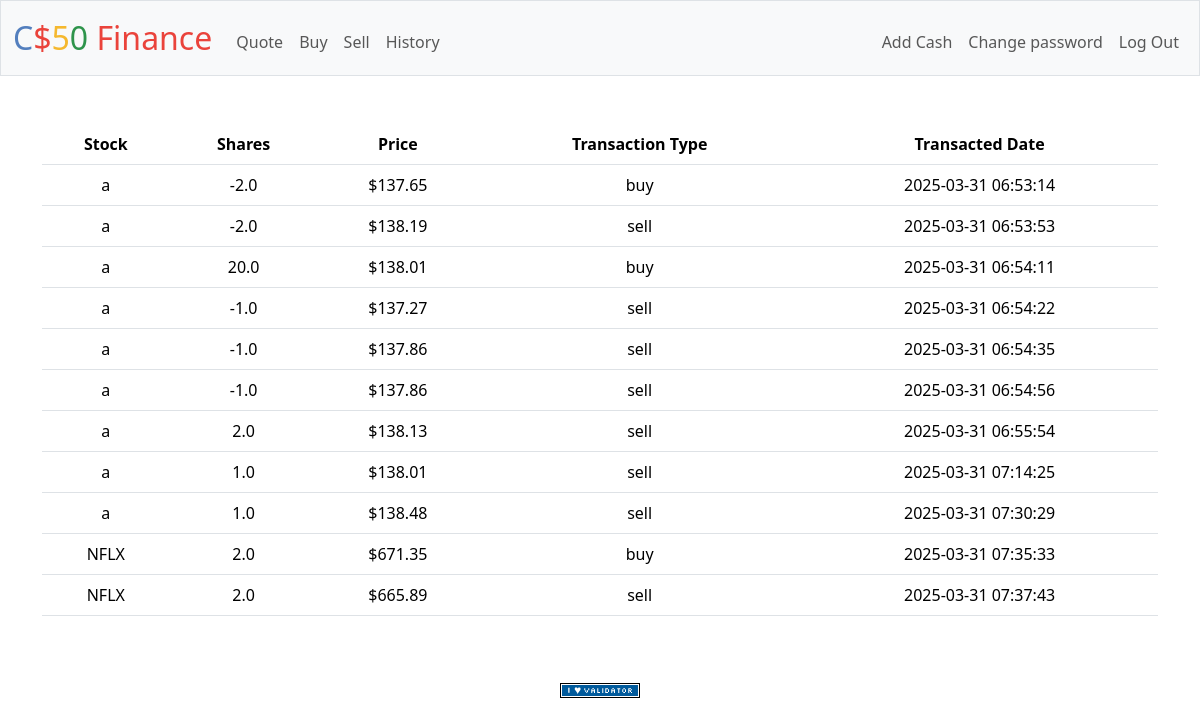
The app's page /history (signed in) with its own data.
### tables this page shows
CREATE TABLE history (
    id INTEGER PRIMARY KEY AUTOINCREMENT,
    user_id INTEGER NOT NULL,
    stock TEXT NOT NULL,
    shares REAL NOT NULL,
    price REAL NOT NULL,
    transaction_type TEXT NOT NULL,
    transaction_time TIMESTAMP DEFAULT CURRENT_TIMESTAMP,
    FOREIGN KEY (user_id) REFERENCES users(id)
);

### app.py (the view)
@app.route("/history")
@login_required
def history():
    user_id = session.get("user_id")
    historys = db.execute(
        "SELECT stock, shares, price, transaction_type, transaction_time FROM history WHERE user_id = ?", user_id)
    for history in historys:
        history["price"] = usd(float(history["price"]))
    return render_template("history.html", historys=historys)

### app.py (called while the page is built)
@app.after_request
def after_request(response):
    response.headers["Cache-Control"] = "no-cache, no-store, must-revalidate"
    response.headers["Expires"] = 0
    response.headers["Pragma"] = "no-cache"
    return response

### helpers.py (called while the page is built)
def login_required(f):
    @wraps(f)
    def decorated_function(*args, **kwargs):
        if session.get("user_id") is None:
            return redirect("/login")
        return f(*args, **kwargs)
    return decorated_function

def usd(value):
    return f"${value:,.2f}"

### templates/history.html (shortened to what this page needs)
{% extends "layout.html" %}
{% block main %}
    <table class="table">
        <tr>
            <th>Stock</th>
            <th>Shares</th>
            <th>Price</th>
            <th>Transaction Type</th>
            <th>Transacted Date</th>
        </tr>
        {% for history in historys %}
            <tr>
                <td>{{ history.stock }}</td>
                <td>{{ history.shares }}</td>
                <td>{{ history.price }}</td>
                <td>{{ history.transaction_type }}</td>
                <td>{{ history.transaction_time }}</td>
            </tr>
        {% endfor %}
    </table>
{% endblock %}

### records on screen
history: stock "a", shares "-2.0", price "$137.65", transaction_type "buy", transaction_time "2025-03-31 06:53:14"
history: stock "a", shares "-2.0", price "$138.19", transaction_type "sell", transaction_time "2025-03-31 06:53:53"
history: stock "a", shares "20.0", price "$138.01", transaction_type "buy", transaction_time "2025-03-31 06:54:11"
history: stock "a", shares "-1.0", price "$137.27", transaction_type "sell", transaction_time "2025-03-31 06:54:22"
history: stock "a", shares "-1.0", price "$137.86", transaction_type "sell", transaction_time "2025-03-31 06:54:35"
history: stock "a", shares "-1.0", price "$137.86", transaction_type "sell", transaction_time "2025-03-31 06:54:56"
history: stock "a", shares "2.0", price "$138.13", transaction_type "sell", transaction_time "2025-03-31 06:55:54"
history: stock "a", shares "1.0", price "$138.01", transaction_type "sell", transaction_time "2025-03-31 07:14:25"
history: stock "a", shares "1.0", price "$138.48", transaction_type "sell", transaction_time "2025-03-31 07:30:29"
history: stock "NFLX", shares "2.0", price "$671.35", transaction_type "buy", transaction_time "2025-03-31 07:35:33"
history: stock "NFLX", shares "2.0", price "$665.89", transaction_type "sell", transaction_time "2025-03-31 07:37:43"
